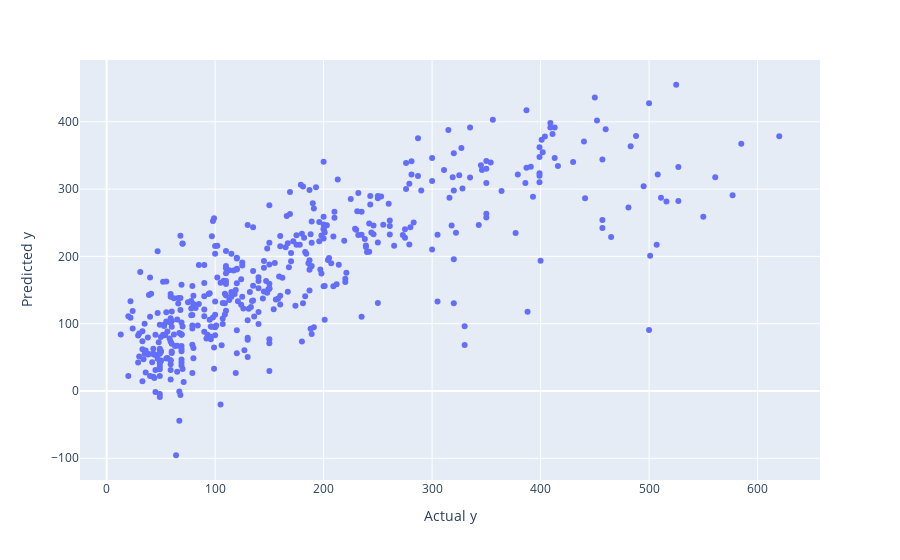

Here is the notebook cell this chart was saved with:
### Code cell
y_pred = model.predict(X_test)
print('RMSE:', np.sqrt(mean_squared_error(y_test, y_pred)))
print('R^2 Score:',explained_variance_score(y_test,y_pred))
# Visualizing Our predictions

y_pred = np.array(y_pred).flatten()
y_test = np.array(y_test)

plot(y_test, y_pred)

### Figure 1 — Plotly figure (JSON) as saved in the notebook; plotly's stock layout.template omitted (floating-point values rounded to 4 significant figures; data arrays with more than 128 entries replaced by an {"elided": "..."} marker saying what was removed)
{"data": [{"hovertemplate": "Actual y=%{x}<br>Predicted y=%{y}<extra></extra>", "legendgroup": "", "marker": {"color": "#636efa", "symbol": "circle"}, "mode": "markers", "name": "", "orientation": "v", "showlegend": false, "type": "scatter", "x": {"elided": "458 int values"}, "xaxis": "x", "y": {"elided": "458 float values"}, "yaxis": "y"}], "layout": {"legend": {"tracegroupgap": 0}, "margin": {"t": 60}, "xaxis": {"anchor": "y", "domain": [0, 1], "title": {"text": "Actual y"}}, "yaxis": {"anchor": "x", "domain": [0, 1], "title": {"text": "Predicted y"}}}}
